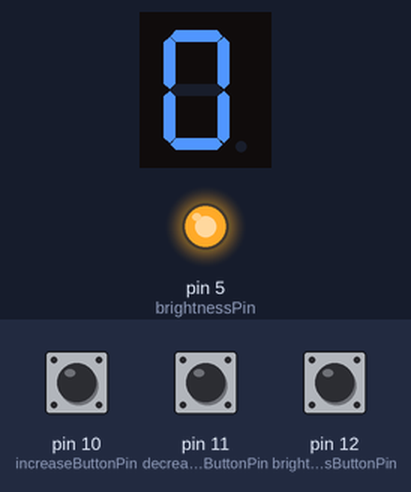
Simulated run of this sketch. Board: Arduino Uno, built with avr-gcc and run on an emulated ATmega328P. Shown: 1-digit seven-segment display, output pins drawn as LEDs (lit = HIGH). Wiring (inferred from the names in the program): 1-digit 7-segment display, segments lit when LOW: segments pin 7, pin 6, pin 4, pin 3, pin 2, pin 8, pin 9. The inputs (shaded band) are chosen by the test bench; at power-on: pin 10 (increaseButtonPin) HIGH, pin 12 (brightnessButtonPin) HIGH, pin 11 (decreaseButtonPin) HIGH. The segment pins are drawn as the display they are named for; pins used as bus, display or sensor lines are not drawn.

Above: at 1.2 s.
1.3 s: pin 10 (increaseButtonPin) pulled LOW for 0.15 s
At 1.8 s:
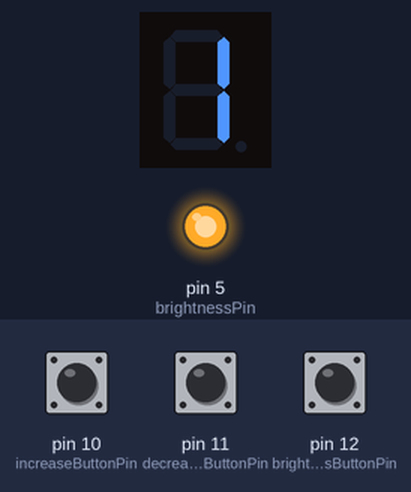
2.9 s: pin 10 (increaseButtonPin) pulled LOW for 1 s
At 4.3 s:
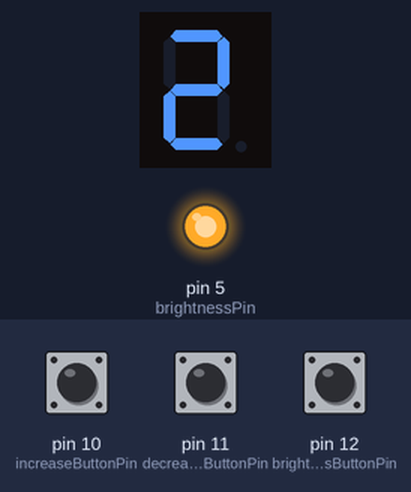
5.4 s: pin 12 (brightnessButtonPin) pulsed LOW 5 times (0.12 s each, 0.3 s apart)
At 7.2 s:
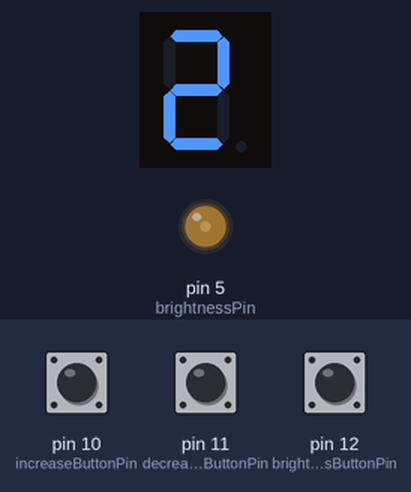
8.4 s: pin 11 (decreaseButtonPin) pulled LOW for 0.15 s
At 9.6 s:
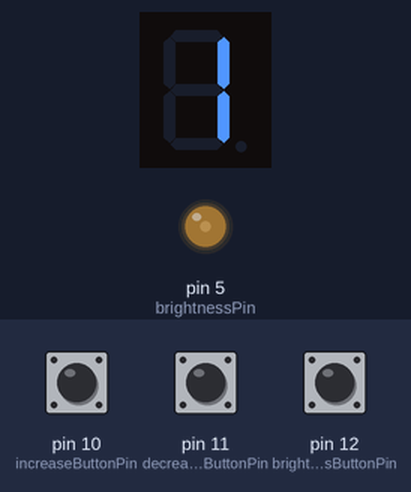
10.0 s: pin 12 (brightnessButtonPin) pulled LOW for 0.15 s
At 11.1 s:
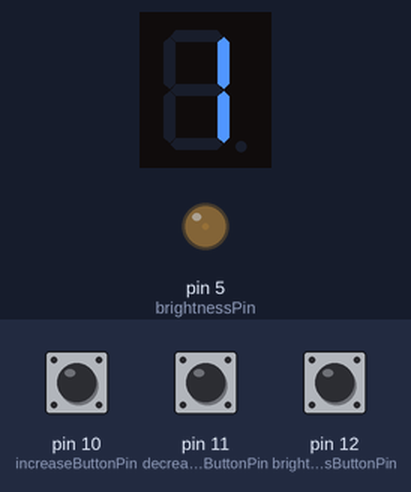
11.6 s: pin 12 (brightnessButtonPin) pulled LOW for 1 s
At 12.3 s:
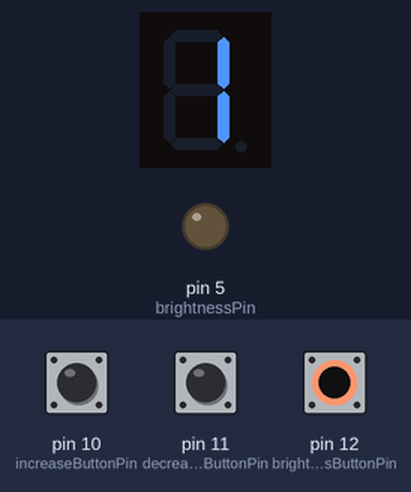
Timing chart, 0 to 14.6 s (numbered marks = the images above; inputs shaded):
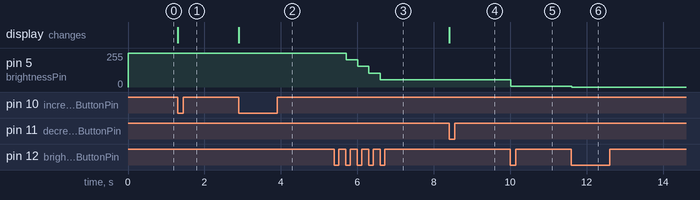

Measured:
- after the input at 1.3 s, the display: changes at once (image 1)
- after the input at 2.9 s, the display: changes at once (image 2)
- after the input at 5.4 s, pin 5 (brightnessPin): 255/255 → 205/255 after 0.30 s, → 155/255 0.30 s later, → 105/255 0.30 s later, → 55/255 0.30 s later
- after the input at 8.4 s, the display: changes at once (image 4)
- after the input at 10.0 s, pin 5 (brightnessPin): 55/255 → 5/255 at once
- after the input at 11.6 s, pin 5 (brightnessPin): 5/255 → 0/255 at once

The sketch:

DigitDisplayer.ino
```cpp
// constants
const int pinCount = 7;
const int numberCount = 10;
const int maxNumber = 9;
const int minNumber = 0;
const int maxBrightness = 255;
const int minBrightness = 0;
const int brightnessChangeStep = 50;

// pins
//                          A  B  C  D  E  F  G
const int pins[pinCount] = {7, 6, 4, 3, 2, 8, 9};
const int increaseButtonPin = 10;
const int decreaseButtonPin = 11;
const int brightnessButtonPin = 12;
const int brightnessPin = 5;

// 7-segment display patterns for numbers 0-9
const int numbers[numberCount][pinCount] = {
// A  B  C  D  E  F  G
  {0, 0, 0, 0, 0, 0, 1}, // 0
  {1, 0, 0, 1, 1, 1, 1}, // 1
  {0, 0, 1, 0, 0, 1, 0}, // 2
  {0, 0, 0, 0, 1, 1, 0}, // 3
  {1, 0, 0, 1, 1, 0, 0}, // 4
  {0, 1, 0, 0, 1, 0, 0}, // 5
  {0, 1, 0, 0, 0, 0, 0}, // 6
  {0, 0, 0, 1, 1, 1, 1}, // 7
  {0, 0, 0, 0, 0, 0, 0}, // 8
  {0, 0, 0, 0, 1, 0, 0}  // 9
};

// variables
int currentNumber = 0;
int currentBrightness = maxBrightness;
bool isButtonsPressed = false;
bool isBrightnessIncreasing = true;

void setup() {
  for (int i = 0; i < pinCount; i++) {
    pinMode(pins[i], OUTPUT);
  }
  pinMode(increaseButtonPin, INPUT_PULLUP);
  pinMode(decreaseButtonPin, INPUT_PULLUP);
  pinMode(brightnessButtonPin, INPUT_PULLUP);
  pinMode(brightnessPin, OUTPUT);
}

void loop() {
  handleNumberChange();
  handleBrightnessChange();
  displayNumber();
  delay(100);
}

void handleNumberChange() {
  if (isButtonPressed(increaseButtonPin) && !isButtonsPressed) {
    currentNumber = constrain(currentNumber + 1, minNumber, maxNumber);
    isButtonsPressed = true;
  } else if (isButtonPressed(decreaseButtonPin) && !isButtonsPressed) {
    currentNumber = constrain(currentNumber - 1, minNumber, maxNumber);
    isButtonsPressed = true;
  } else if (areButtonsReleased()) {
    isButtonsPressed = false;
  }
}

void handleBrightnessChange() {
  if (isButtonPressed(brightnessButtonPin) && !isButtonsPressed) {
    currentBrightness = isBrightnessIncreasing ? currentBrightness + brightnessChangeStep : currentBrightness - brightnessChangeStep;
    currentBrightness = constrain(currentBrightness, minBrightness, maxBrightness);
    if (currentBrightness == maxBrightness) isBrightnessIncreasing = false;
    else if (currentBrightness == minBrightness) isBrightnessIncreasing = true;
    isButtonsPressed = true;
  }
  analogWrite(brightnessPin, currentBrightness);
}

void displayNumber() {
  for (int i = 0; i < pinCount; i++) {
    digitalWrite(pins[i], numbers[currentNumber][i]);
  }
}

bool isButtonPressed(int pin) {
  return !digitalRead(pin);
}

bool areButtonsReleased() {
  return digitalRead(increaseButtonPin) && digitalRead(decreaseButtonPin) && digitalRead(brightnessButtonPin);
}
```
